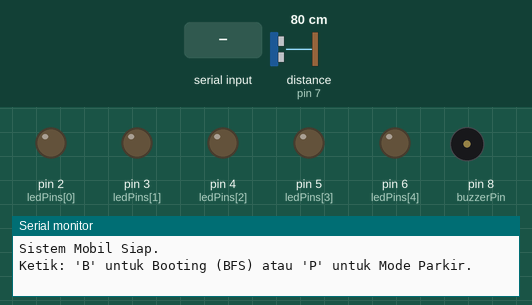
A sketch run on a simulated Arduino Uno, built with avr-gcc and run on an emulated ATmega328P. Shown: output pins drawn as LEDs (lit = HIGH), buzzer (waves = sounding), the last lines printed to the serial monitor. Dashed ring = blinking. The inputs (shaded band) are chosen by the test bench; at power-on: distance to the obstacle (sensor on pin 7) 80 cm. The echo pulse lasts 58.3 µs per cm.

Above: at 1.2 s.
1.3 s: "B" received over Serial
At 1.7 s:
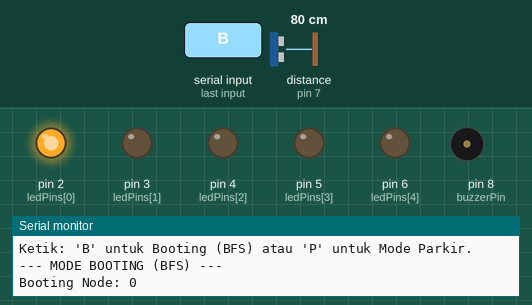
At 2.7 s:
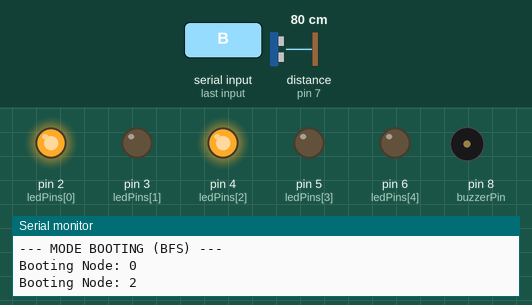
4.3 s: "P" received over Serial
At 5.63 s:
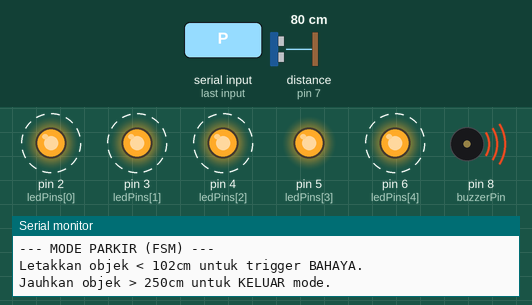
Timing chart, 0 to 13.3 s (numbered marks = the images above; inputs shaded):
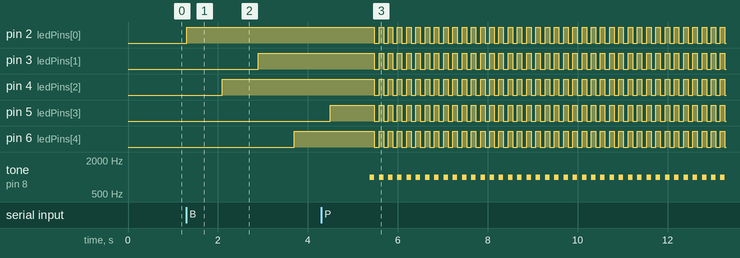

The sketch:

faiq_haqqani_parkir_cerdas.ino
```cpp
#include <stdlib.h>


struct Simpul {
  int simpul;
  struct Simpul* next;
};

struct Graf {
  int jumlahSimpul;
  struct Simpul** adjLists;
  int berarah;
};


int ledPins[5] = {2, 3, 4, 5, 6};
const int pingPin = 7;
const int buzzerPin = 8;

struct Graf* grafMobil;
struct Graf* grafFSM;


const int AMAN = 0;
const int BAHAYA = 1;
int currentState = AMAN;


struct Simpul* buatSimpul(int v) {
  struct Simpul* simpulBaru = (struct Simpul*)malloc(sizeof(struct Simpul));
  simpulBaru->simpul = v;
  simpulBaru->next = NULL;
  return simpulBaru;
}

struct Graf* buatGraf(int simpul, int berarah) {
  struct Graf* graf = (struct Graf*)malloc(sizeof(struct Graf));
  graf->jumlahSimpul = simpul;
  graf->berarah = berarah;
  graf->adjLists = (struct Simpul**)malloc(simpul * sizeof(struct Simpul*));

  for (int i = 0; i < simpul; i++) {
    graf->adjLists[i] = NULL;
  }
  return graf;
}

void tambahEdge(struct Graf* graf, int src, int dest) {
  struct Simpul* simpulBaru = buatSimpul(dest);
  simpulBaru->next = graf->adjLists[src];
  graf->adjLists[src] = simpulBaru;
}


bool checkEdge(struct Graf* graf, int src, int dest) {
  struct Simpul* temp = graf->adjLists[src];
  while (temp) {
    if (temp->simpul == dest) {
      return true;
    }
    temp = temp->next;
  }
  return false;
}


void matikanSemuaLED() {
  for (int i = 0; i < 5; i++) digitalWrite(ledPins[i], LOW);
}


void bfs(struct Graf* graf, int mulaiSimpul) {
  matikanSemuaLED();

  int* dikunjungi = (int*)malloc(graf->jumlahSimpul * sizeof(int));
  for (int i = 0; i < graf->jumlahSimpul; i++) dikunjungi[i] = 0;

  int* antrian = (int*)malloc(graf->jumlahSimpul * sizeof(int));
  int depan = 0;
  int belakang = 0;

  dikunjungi[mulaiSimpul] = 1;
  antrian[belakang++] = mulaiSimpul;

  while (depan < belakang) {
    int simpulSaatIni = antrian[depan++];

    digitalWrite(ledPins[simpulSaatIni], HIGH);
    Serial.print("Booting Node: "); Serial.println(simpulSaatIni);
    delay(800);

    struct Simpul* temp = graf->adjLists[simpulSaatIni];
    while (temp) {
      int tetangga = temp->simpul;
      if (!dikunjungi[tetangga]) {
        dikunjungi[tetangga] = 1;
        antrian[belakang++] = tetangga;
      }
      temp = temp->next;
    }
  }
  free(antrian);
  free(dikunjungi);
}

void setup() {
  Serial.begin(9600);

  // Init Pins
  for (int i = 0; i < 5; i++) pinMode(ledPins[i], OUTPUT);
  pinMode(buzzerPin, OUTPUT);

  grafMobil = buatGraf(5, 1); // 5 Node
  tambahEdge(grafMobil, 0, 1);
  tambahEdge(grafMobil, 0, 2);
  tambahEdge(grafMobil, 1, 3);
  tambahEdge(grafMobil, 2, 4);

  grafFSM = buatGraf(2, 1);
  tambahEdge(grafFSM, AMAN, BAHAYA);
  tambahEdge(grafFSM, BAHAYA, AMAN);
  tambahEdge(grafFSM, AMAN, AMAN);
  tambahEdge(grafFSM, BAHAYA, BAHAYA);

  Serial.println("Sistem Mobil Siap.");
  Serial.println("Ketik: 'B' untuk Booting (BFS) atau 'P' untuk Mode Parkir.");
}

void loop() {
  if (Serial.available()) {
    char command = Serial.read();

    if (command == 'B' || command == 'b') {
      Serial.println("\n--- MODE BOOTING (BFS) ---");
      bfs(grafMobil, 0);
      Serial.println("Sistem Online.");
    }

    else if (command == 'P' || command == 'p') {
      Serial.println("\n--- MODE PARKIR (FSM) ---");
      Serial.println("Letakkan objek < 102cm untuk trigger BAHAYA.");
      Serial.println("Jauhkan objek > 250cm untuk KELUAR mode.");

      bool parkingmode = true;

      while (parkingmode == true) {
        long duration, cm;
        pinMode(pingPin, OUTPUT);
        digitalWrite(pingPin, LOW); delayMicroseconds(2);
        digitalWrite(pingPin, HIGH); delayMicroseconds(5);
        digitalWrite(pingPin, LOW);

        pinMode(pingPin, INPUT);
        duration = pulseIn(pingPin, HIGH);
        cm = duration * 0.034 / 2;

        if (cm > 250) {
          Serial.println("Objek menjauh. Keluar Mode Parkir...");
          matikanSemuaLED();
          noTone(buzzerPin);
          parkingmode = false;
          break;
        }


        int targetState;
        if (cm < 102) targetState = BAHAYA;
        else targetState = AMAN;


        if (checkEdge(grafFSM, currentState, targetState)) {
          currentState = targetState;

          if (currentState == BAHAYA) {

            for (int i = 0; i < 5; i++) digitalWrite(ledPins[i], HIGH);
            tone(buzzerPin, 1000);
            delay(100);
            for (int i = 0; i < 5; i++) digitalWrite(ledPins[i], LOW);
            noTone(buzzerPin);
            delay(100);
          } else {
            // Indikasi Aman
            matikanSemuaLED();
            digitalWrite(ledPins[0], HIGH);
            delay(200);
          }
        }
      }
    }
  }
}
```

Measured:
- after the input at 1.3 s, pin 2 (ledPins[0]): LOW → HIGH at once; pin 3 (ledPins[1]): LOW → HIGH after 1.6 s; pin 4 (ledPins[2]): LOW → HIGH after 0.80 s; pin 6 (ledPins[4]): LOW → HIGH after 2.4 s
- after the input at 4.3 s, pin 2 (ledPins[0]), pin 3 (ledPins[1]), pin 4 (ledPins[2]), pin 6 (ledPins[4]): alternates HIGH for 0.10 s and LOW for 0.11 s, starting after 1.2 s; tone on pin 8 (buzzerPin): alternates 1000 Hz for 0.10 s and silent for 0.11 s, starting after 1.1 s
- by itself, pin 5 (ledPins[3]): repeats every 0.21 s: LOW 0.11 s, HIGH 0.10 s
